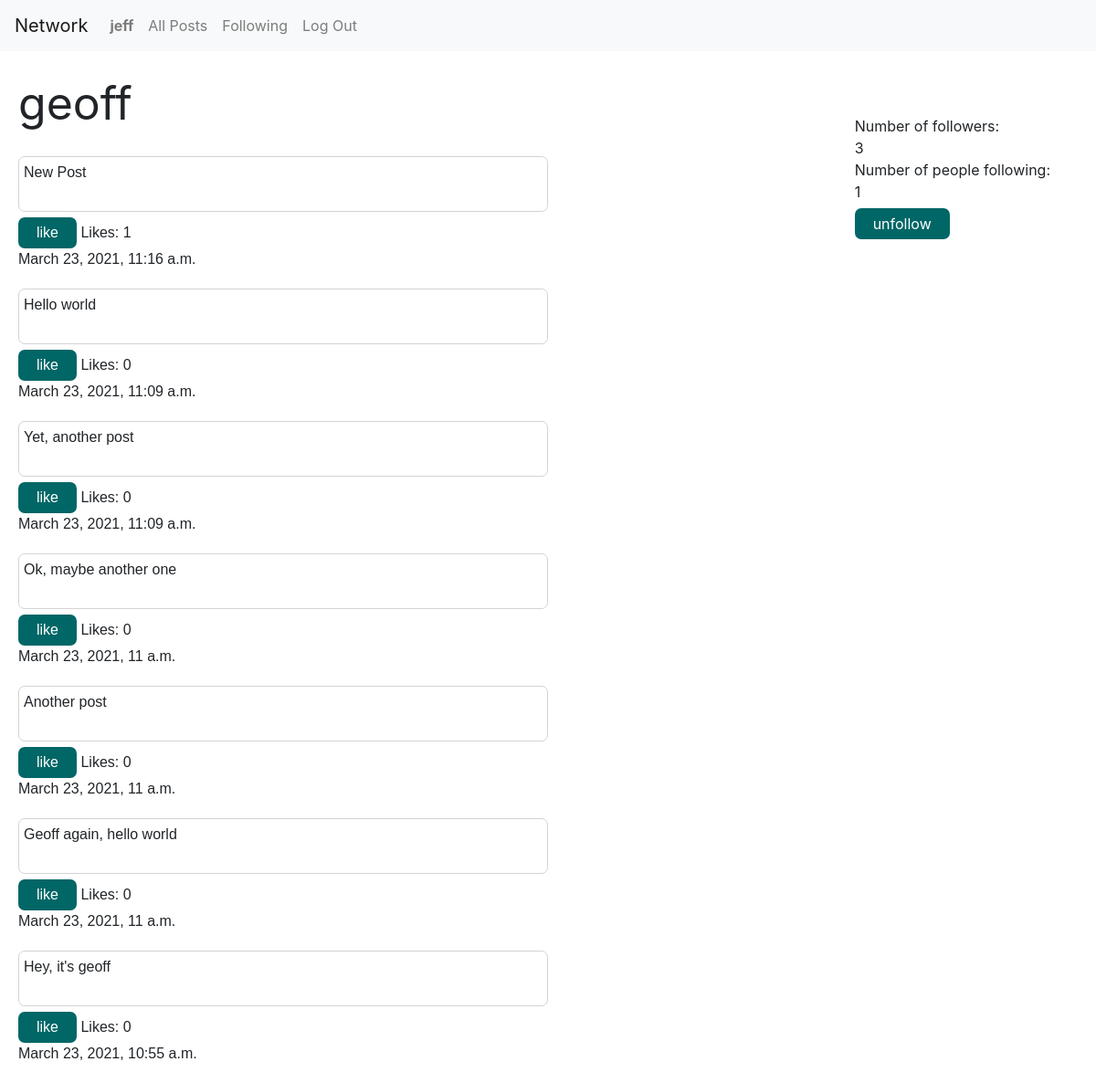
The page /3 (signed in) on the database its author committed.
### network/models.py (models this page shows, shortened)
class User(AbstractUser):
    pass

class Post(models.Model):
    text = models.CharField(max_length=200)
    author = models.ForeignKey(User, on_delete=models.CASCADE)
    timestamp = models.DateTimeField(auto_now_add=True)
    likes = models.IntegerField(default=0)

### network/views.py (the view)
# urls.py: path("<int:user_id>", views.profile_view, name="profile"),
def profile_view(request, user_id):
    current_user = request.user
    profile = user_id
    followee = User.objects.get(id=user_id)
    followers = Follower.objects.filter(followee=followee)
    if Follower.objects.filter(followee=followee, followers = current_user):
        follow_button = "unfollow"
    else:
        follow_button = "follow"
    follower_count = 0
    following_count = 0
    for follower in followers:
        follower_count += 1
    following = Follower.objects.filter(followers = followee)
    for follow in following:
        following_count += 1
    posts = Post.objects.filter(author_id = user_id).order_by('-timestamp')
    p = Paginator(posts, 10)
    page_number = request.GET.get('page')
    page_obj = p.get_page(page_number)
    if request.user.is_authenticated:
        user=request.user
        likes = Like.objects.filter(user=user)
        likelist=[]
        for post in posts:
            if Like.objects.filter(user=user, likes=post):
                likelist.append(post)
    return render(request, "network/profile.html", {
       "posts": posts, "page_obj": page_obj, "follower_count": follower_count, "following_count": following_count, "profile": profile, "follow_button": follow_button, "followee": followee, "likes": likes, "likelist": likelist
    })

### network/templates/network/profile.html (shortened to what this page needs)
{% extends "network/layout.html" %}
{% load static %}
{% block body %}
<div style="float: right; margin: 50px">
    Number of followers: <div id="follower_count">{{ follower_count }}</div>
    <div>
     Number of people following: <div id="following_count">{{ following_count }}</div>
    </div>
    <button id ="follow">{{ follow_button }}</button>
</div>
<div class="author" style="margin: 20px; font-size: 50px;">
    {{ followee }}
</div>
{% for post in page_obj %}
<div style="display: block; margin: 20px; font-family: arial">
    <div id="{{ post.id }}">
    <div>
        <div class="text">
            {{ post.text }}
        </div>
    </div>
    {% if user.is_authenticated %}
        {% if post in likelist %}
        <button id="like-{{ post.id }}" class="like" onclick="like(this)">unlike</button>
        {% else %}
        <button id="like-{{ post.id }}" class="like" onclick="like(this)">like</button>
        {% endif %}
    {% endif %}
    Likes: <div id="like-count-{{ post.id }}" style="display: inline">{{ post.likes }}</div>
</div>
        <div>
            {{ post.timestamp }}
        </div>
    </div>
{% endfor %}
{% endblock %}

### network/templates/network/layout.html (shortened to what this page needs)
{% load static %}
<!DOCTYPE html>
<html lang="en">
    <head>
        <link rel="stylesheet" href="https://stackpath.bootstrapcdn.com/bootstrap/4.4.1/css/bootstrap.min.css">
        <link href="{% static 'network/styles.css' %}" rel="stylesheet">
    </head>
    <body>
        <nav class="navbar navbar-expand-lg navbar-light bg-light">
            <a class="navbar-brand" href="#">Network</a>
            <div>
              <ul class="navbar-nav mr-auto">
                {% if user.is_authenticated %}
                    <li class="nav-item">
                        <a class="nav-link" href="#"><strong>{{ user.username }}</strong></a>
                    </li>
                {% endif %}
                <li class="nav-item">
                  <a class="nav-link" href="{% url 'index' %}" id="all_posts">All Posts</a>
                </li>
                {% if user.is_authenticated %}
                    <li class="nav-item">
                        <a class="nav-link" href="{% url 'following' %}">Following</a>
                    </li>
                    <li class="nav-item">
                        <a class="nav-link" href="{% url 'logout' %}">Log Out</a>
                    </li>
                {% endif %}
              </ul>
            </div>
          </nav>
        <div class="body">
            {% block body %}
            {% endblock %}
        </div>
    </body>
</html>

### network/static/network/styles.css (style rules this page uses)
button { margin-top: 6px; background-color: #006666; border: none; color: white; padding: 5px 20px; text-align: center; text-decoration: none; display: inline; font-size: 16px; border-radius: 7px; }
.text { padding-left: 5px; padding-top: 5px; padding-bottom: 30px; border: 1px solid lightgrey; border-radius: 7px; width: 50%; }
.author { font-size: 30px; }

### rows shown on the page
User: username "jeff"
User: username "geoff"
Post: text "New Post", likes "1", timestamp "March 23, 2021, 11:16 a.m."
Post: text "Hello world", likes "0", timestamp "March 23, 2021, 11:09 a.m."
Post: text "Yet, another post", likes "0", timestamp "March 23, 2021, 11:09 a.m."
Post: text "Ok, maybe another one", likes "0", timestamp "March 23, 2021, 11 a.m."
Post: text "Another post", likes "0", timestamp "March 23, 2021, 11 a.m."
Post: text "Geoff again, hello world", likes "0", timestamp "March 23, 2021, 11 a.m."
Post: text "Hey, it's geoff", likes "0", timestamp "March 23, 2021, 10:55 a.m."

### other values the page prints
{{ follower_count }} "3"
{{ following_count }} "1"
{{ follow_button }} "unfollow"
